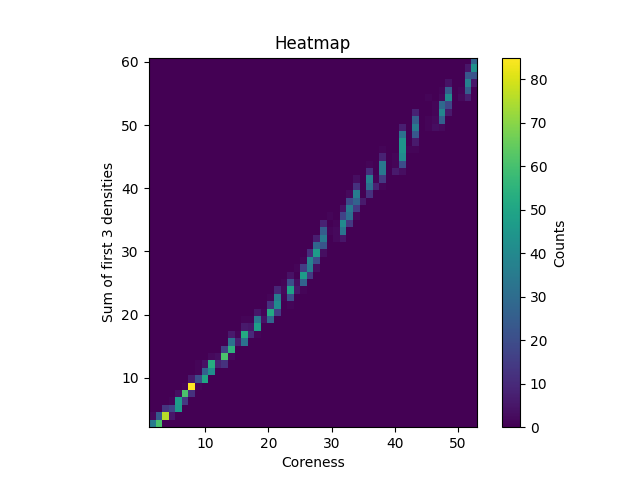

Python code for this plot:
import matplotlib.pyplot as plt
import numpy as np

x = []
y = []
with open("output3.txt", "r") as file:
    for line in file:
        line = line.strip()
        a, b = line.split(",")
        x.append(float(b))
        y.append(float(a))

x = np.array(x)
y = np.array(y)

heatmap, xedges, yedges = np.histogram2d(x, y, bins=50)

plt.imshow(heatmap.T, extent=[xedges[0], xedges[-1], yedges[0], yedges[-1]], origin='lower')
plt.colorbar(label='Counts')
plt.xlabel('Coreness')
plt.ylabel('Sum of first 3 densities')
plt.title('Heatmap')
plt.show()
